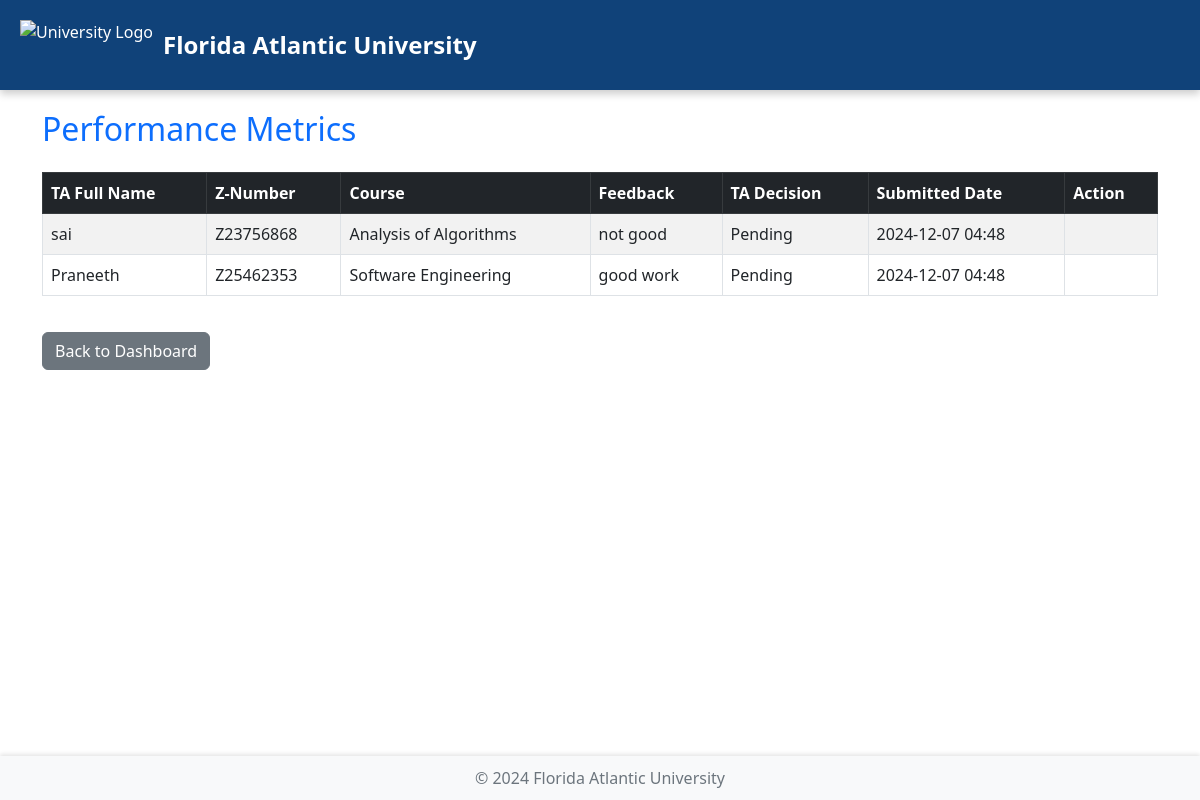
Screenshot of /department_staff/view-performance/ (signed in) with the database file from the repository.
### accounts/models.py (models this page shows, shortened)
class PerformanceEvaluation(models.Model):
    instructor = models.ForeignKey(
        settings.AUTH_USER_MODEL,
        on_delete=models.CASCADE,
        related_name='performance_evaluations'
    )
    application = models.ForeignKey('Application', on_delete=models.CASCADE)
    feedback = models.TextField()
    rating = models.PositiveIntegerField()  # Rating from 1-5 or any scale
    submitted_at = models.DateTimeField(auto_now_add=True)
    decision = models.CharField(
        max_length=20,
        choices=(
            ('pending', 'Pending'),
            ('approved', 'Approved'),
            ('rejected', 'Rejected'),
        ),
        default='pending',
    )

class Application(models.Model):
    user = models.ForeignKey(User, on_delete=models.CASCADE, related_name="applications")
    full_name = models.CharField(max_length=255, default='')
    z_number=models.CharField(max_length=255,default='')
    previous_experience = models.CharField(max_length=255,default='')
    courses = models.ManyToManyField(Course)
    resume = models.FileField(upload_to='resumes/', blank=True, null=True)  # New field for resume
    submission_date = models.DateTimeField(auto_now_add=True)
    status = models.CharField(
        max_length=20,
        choices=(
            ('under_review', 'Under Review'),
            ('approved', 'Approved'),
            ('rejected', 'Rejected'),
        ),
        default='under_review',
    )
    status_notified = models.BooleanField(default=False)  # Field to track notification status
    recommended_to_ta_committee = models.BooleanField(default=False)
    ta_committee_status = models.CharField(
        max_length=20,
        choices=(
            ('pending', 'Pending'),
            ('approved', 'Approved'),
            ('rejected', 'Rejected'),
        ),
        default='pending',
    )
    ta_applicant_response = models.CharField(
        max_length=20,
        choices=(
            ('accepted', 'Accepted'),
            ('rejected', 'Rejected'),
        ),
        blank=True,
        null=True
    )

class Course(models.Model):
    name = models.CharField(max_length=255)
    description = models.TextField()  # Add description field
    instructor = models.ForeignKey(
            User,
            on_delete=models.CASCADE,
            limit_choices_to={'role': 'instructor'},
            related_name='courses',null=True,default=1
        )

### accounts/views.py (the view, shortened to what this page needs)
# urls.py: path('department_staff/view-performance/', views.department_staff_performance, name='department_staff_performance'),
def department_staff_performance(request):
    if request.user.role != 'department_staff':
        return redirect('home')  # Redirect to home if not Department Staff
    evaluations = PerformanceEvaluation.objects.all().order_by('-submitted_at')
    return render(request, 'accounts/department_staff_performance.html', {
        'evaluations': evaluations
    })

### accounts/templates/accounts/department_staff_performance.html (shortened to what this page needs)
<!DOCTYPE html>
<html lang="en">
  <head>
    <link
      href="https://cdn.jsdelivr.net/npm/bootstrap@5.3.0-alpha1/dist/css/bootstrap.min.css"
      rel="stylesheet"
    />
  </head>
  <body>
    <header>
      <img
        src="https://banner2.cleanpng.com/20180623/srq/kisspng-florida-atlantic-university-florida-atlantic-owls-5b2df357a81f04.2104944515297380716886.jpg"
        alt="University Logo"
      />
      <div class="university-title">Florida Atlantic University</div>
    </header>
    <div class="container">
      <h2 class="text-primary mb-4">Performance Metrics</h2>
      <table class="table table-bordered table-striped">
        <thead class="table-dark">
          <tr>
            <th>TA Full Name</th>
            <th>Z-Number</th>
            <th>Course</th>
            <th>Feedback</th>
            <th>TA Decision</th>
            <th>Submitted Date</th>
            <th>Action</th>
          </tr>
        </thead>
        <tbody>
          {% if evaluations %} {% for evaluation in evaluations %}
          <tr>
            <td>{{ evaluation.application.full_name }}</td>
            <td>{{ evaluation.application.z_number }}</td>
            <td>
              {% for course in evaluation.application.courses.all %}
              {{course.name }}<br />
              {% endfor %}
            </td>
            <td>{{ evaluation.feedback }}</td>
            <td>{{ evaluation.decision|capfirst }}</td>
            <td>{{ evaluation.submitted_at|date:"Y-m-d H:i" }}</td>
            <td>
            </td>
          </tr>
          {% endfor %} {% else %}
          <tr>
            <td colspan="7">No performance evaluations available.</td>
          </tr>
          {% endif %}
        </tbody>
      </table>
      <a
        href="{% url 'department_staff_dashboard' %}"
        class="btn btn-secondary btn-back"
      >
        Back to Dashboard
      </a>
    </div>
    <footer><p>© 2024 Florida Atlantic University</p></footer>
  </body>
</html>

### accounts/templates/accounts/department_staff_performance.html (style rules this page uses)
body { display: flex; flex-direction: column; min-height: 100vh; margin: 0; }
header { display: flex; align-items: center; background-color: #104279; color: white; padding: 20px; box-shadow: 0 4px 8px rgba(0, 0, 0, 0.2); }
header img { height: 50px; margin-right: 10px; }
header .university-title { font-size: 24px; font-weight: bold; }
.container { margin-top: 20px; }
.table th, .table td { vertical-align: middle; }
.btn-back { margin-top: 20px; }
footer { background-color: #f8f9fa; text-align: center; padding: 10px; margin-top: auto; box-shadow: 0 -2px 4px rgba(0, 0, 0, 0.1); }
footer p { margin: 0; color: #6c757d; }

### rows the page displays
PerformanceEvaluation: application.full_name "sai", application.z_number "Z23756868", feedback "not good", decision "Pending", submitted_at "2024-12-07 04:48"
Course: name "Analysis of Algorithms"
PerformanceEvaluation: application.full_name "Praneeth", application.z_number "Z25462353", feedback "good work", decision "Pending", submitted_at "2024-12-07 04:48"
Course: name "Software Engineering"
